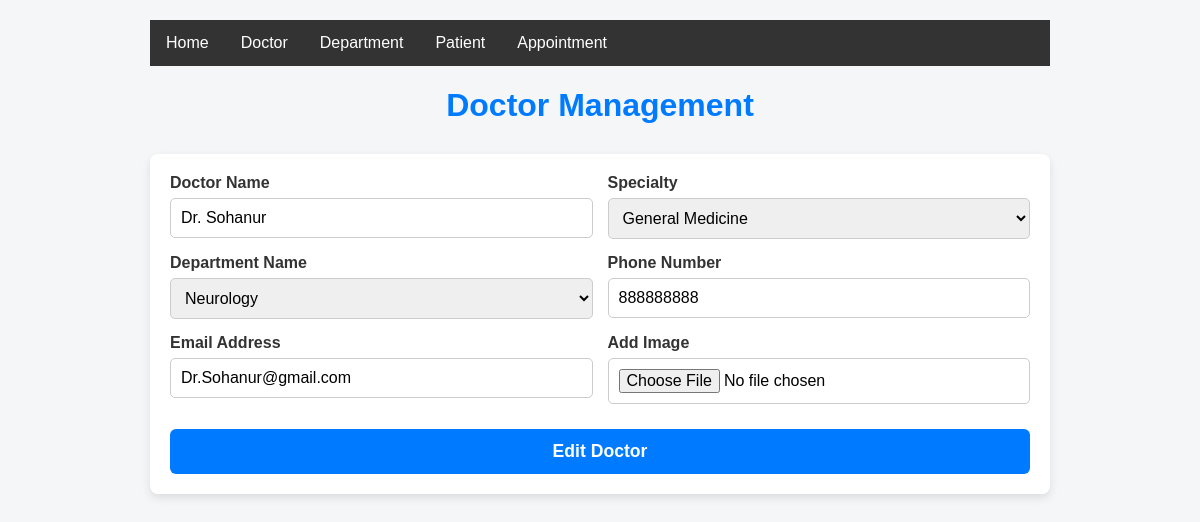
The app's page /DoctoreditPage/3 with its own data.
### myApp/models.py (models this page shows, shortened)
class DoctorModel(models.Model):
    DoctorName=models.CharField(max_length=100,null=True)
    Specialization=models.CharField(max_length=100,null=True)
    phone=models.CharField(max_length=100,null=True)
    email=models.EmailField(max_length=100,null=True)
    department=models.ForeignKey(DepartmentModel,max_length=100,null=True,on_delete=models.CASCADE,related_name="my_department")
    doctor_image=models.ImageField(null=True,upload_to="Media/Doctor_Picture")

class DepartmentModel(models.Model):
    DepartmentName=models.CharField(max_length=100,null=True)
    DepartmentDescription=models.TextField(max_length=100,null=True)

### myApp/views.py (the view, shortened to what this page needs)
# urls.py: path('DoctoreditPage/<int:id>',DoctoreditPage,name="DoctoreditPage"),
def DoctoreditPage(request,id):
    departments=DepartmentModel.objects.all()
    doctor=DoctorModel.objects.get(id=id)
    context={
        'departments':departments,
        'doctor':doctor,
    }
    return render(request,"DoctoreditPage.html",context)

### Templates/DoctoreditPage.html (shortened to what this page needs)
{% extends 'base.html' %}
{% block body %}
<h1>Doctor Management</h1>
  <form method="POST" action="" enctype="multipart/form-data">
    <div>
      <label for="name">Doctor Name</label>
      <input type="text" id="name" value="{{doctor.DoctorName}}" name="name" placeholder="Enter Name" required />
    </div>
    <div>
      <label for="specialty">Specialty</label>
      <select id="specialty" name="specialty" required>
        <option value="General Medicine" {% if doctor.Specialization == 'General Medicine' %}selected{% endif %}  >General Medicine</option>
      </select>
    </div>
     <div>
      <label for="specialty">Department Name</label>
      <select id="specialty" name="Departmet_id" required>
        {% for i in departments %}
        <option value="{{i.id}}"
        {% if doctor.department.id == i.id %}
          selected
        {% endif %}
           >{{i.DepartmentName}}</option>
        {% endfor %}
      </select>
    </div>
    <div>
      <label for="phone">Phone Number</label>
      <input type="tel" id="phone" name="phone" value="{{doctor.phone}}" placeholder="+1234567890" required />
    </div>
    <div>
      <label for="email">Email Address</label>
      <input type="email" id="email" name="email" value="{{doctor.email}}" placeholder="doctor@example.com" required />
    </div>
    <div>
      <label for="email">Add Image</label>
      <input type="file" id="email" name="new_Image" />
    </div>
    <button type="submit">Edit Doctor</button>
  </form>
{% endblock body %}

### Templates/base.html (style rules this page uses)
body { margin: 0; padding: 0; }

### Templates/DoctoreditPage.html (style rules this page uses)
body { font-family: Arial, sans-serif; background-color: #f4f6f8; margin: 0; padding: 20px; max-width: 900px; margin-left: auto; margin-right: auto; }
h1 { color: #007bff; text-align: center; margin-bottom: 30px; }
form { background: white; padding: 20px; border-radius: 8px; box-shadow: 0 4px 10px rgba(0,0,0,0.1); margin-bottom: 30px; display: grid; grid-template-columns: 1fr 1fr; gap: 15px; }
label { display: block; font-weight: 600; margin-bottom: 6px; color: #333; }
input, select { padding: 10px; border-radius: 5px; border: 1px solid #ccc; font-size: 1rem; width: 100%; box-sizing: border-box; }
button { grid-column: 1 / -1; padding: 12px; background-color: #007bff; color: white; border: none; font-size: 1.1rem; font-weight: 700; border-radius: 6px; cursor: pointer; transition: background-color 0.3s ease; margin-top: 10px; }

### records on screen
DoctorModel: name "Dr. Sohanur", specialty "General Medicine", Departmet_id "Neurology", phone "888888888", email "Dr.Sohanur@gmail.com"
